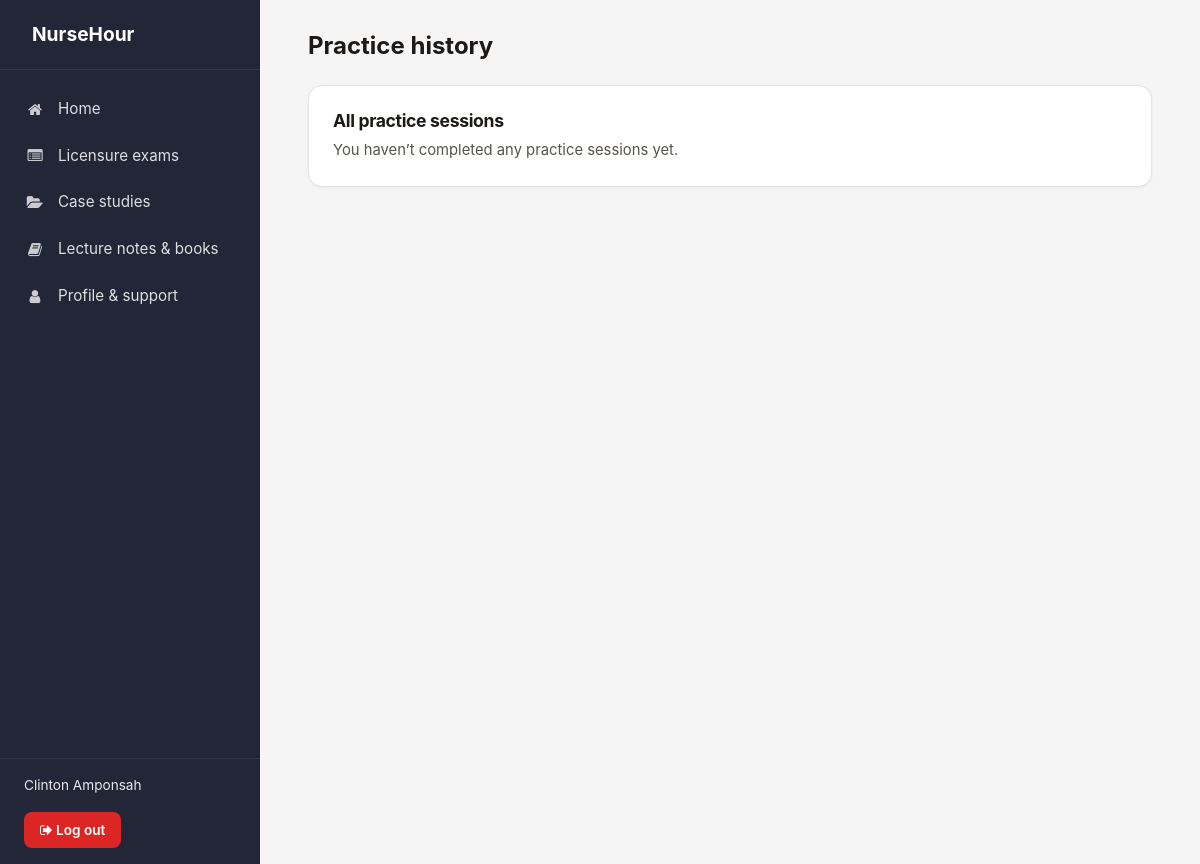
The app's page /dashboard/practice-history/ (signed in), older data.
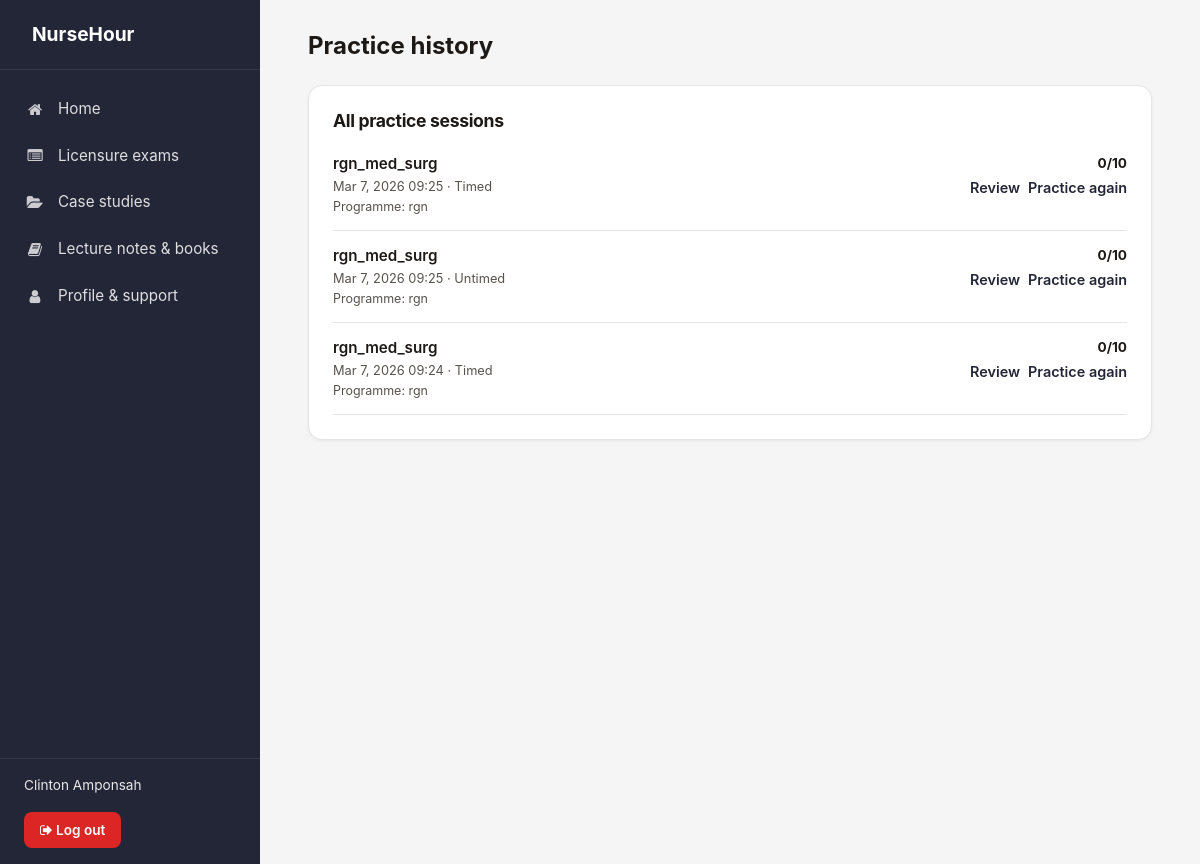
The same page, newer data.
### website/models.py (models this page shows)
class PracticeSession(models.Model):
    user = models.ForeignKey(settings.AUTH_USER_MODEL, on_delete=models.CASCADE, related_name='practice_sessions')
    program = models.CharField(max_length=10, blank=True, default='')
    paper = models.CharField(max_length=40, blank=True, default='')
    timed = models.BooleanField(default=False, help_text='If true, student practiced under timed conditions (50s per question).')
    total_questions = models.PositiveIntegerField()
    correct_count = models.PositiveIntegerField(default=0)
    questions = models.JSONField(default=list, help_text='List of Supabase mcq_questions ids (str or int) in order.')
    started_at = models.DateTimeField(default=timezone.now)
    finished_at = models.DateTimeField(null=True, blank=True)
    created_at = models.DateTimeField(auto_now_add=True)
    class Meta:
        ordering = ['-started_at']

### website/views.py (the view)
# urls.py: path('dashboard/practice-history/', views.practice_history, name='practice_history'),
@login_required
def practice_history(request):
    if _is_admin_user(request.user):
        return redirect('website:admin_dashboard')
    sessions = PracticeSession.objects.filter(user=request.user).order_by('-started_at')
    context = {'sessions': sessions}
    return render(request, 'website/practice_history.html', context)

### website/views.py (called while the page is built)
def _is_admin_user(user):
    return user and user.is_authenticated and getattr(settings, 'ADMIN_EMAIL', None) and user.email == settings.ADMIN_EMAIL

### templates/website/practice_history.html (shortened to what this page needs)
{% extends 'dashboard_base.html' %}
{% load static %}
{% block page_title %}Practice history{% endblock %}
{% block sidebar_nav %}
    <a href="{% url 'website:dashboard' %}"><i class="fa fa-home"></i> Home</a>
    <a href="{% url 'website:practice' %}"><i class="fa fa-list-alt"></i> Licensure exams</a>
    <a href="{% url 'website:case_studies' %}"><i class="fa fa-folder-open"></i> Case studies</a>
    <a href="{% url 'website:resources' %}"><i class="fa fa-book"></i> Lecture notes &amp; books</a>
    <a href="{% url 'website:profile_support' %}"><i class="fa fa-user"></i> Profile &amp; support</a>
{% endblock %}
{% block content %}
    <div class="db-card">
        <h2 class="db-card__title">All practice sessions</h2>
        {% if sessions %}
            <ul style="list-style:none;margin:0;padding:0;">
                {% for s in sessions %}
                <li style="padding:0.85rem 0;border-bottom:1px solid var(--db-border);">
                    <div style="display:flex;justify-content:space-between;align-items:flex-start;gap:1rem;flex-wrap:wrap;">
                        <div>
                            <div style="font-size:0.95rem;font-weight:600;margin-bottom:0.1rem;">
                                {{ s.paper|default:"Practice session" }}
                            </div>
                            <div style="font-size:0.8rem;color:var(--db-muted);">
                                {{ s.started_at|date:"M j, Y H:i" }} · {{ s.timed|yesno:"Timed,Untimed" }}
                            </div>
                            {% if s.program %}
                                <div style="font-size:0.78rem;color:var(--db-muted);margin-top:0.1rem;">
                                    Programme: {{ s.program }}
                                </div>
                            {% endif %}
                        </div>
                        <div style="text-align:right;">
                            <div style="font-size:0.85rem;margin-bottom:0.25rem;">
                                {% if s.total_questions %}
                                    <strong>{{ s.correct_count }}/{{ s.total_questions }}</strong>
                                {% else %}
                                    —
                                {% endif %}
                            </div>
                            <div style="display:flex;gap:0.5rem;justify-content:flex-end;flex-wrap:wrap;font-size:0.8rem;">
                                <a href="{% url 'website:practice_review' s.id %}">Review</a>
                                <a href="{% url 'website:practice_repeat' s.id %}">Practice again</a>
                            </div>
                        </div>
                    </div>
                </li>
                {% endfor %}
            </ul>
        {% else %}
            <p class="db-card__text">You haven’t completed any practice sessions yet.</p>
        {% endif %}
    </div>
{% endblock %}

Row changes from the older to the newer data that the page shows:
added PracticeSession: paper "rgn_med_surg", started_at "Mar 7, 2026 09:25", timed "Timed", program "rgn", correct_count "0", total_questions "10"
added PracticeSession: paper "rgn_med_surg", started_at "Mar 7, 2026 09:25", timed "Untimed", program "rgn", correct_count "0", total_questions "10"
added PracticeSession: paper "rgn_med_surg", started_at "Mar 7, 2026 09:24", timed "Timed", program "rgn", correct_count "0", total_questions "10"
Text that changed along with them:
text no longer shown: "You haven’t completed any practice sessions yet."
